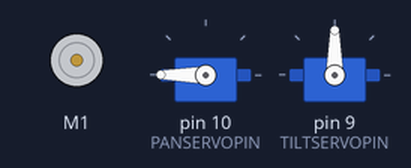
Bench run of a sketch on a simulated Arduino Mega 2560, built with avr-gcc and run on an emulated ATmega2560. Parts: DC motor (green arrow = forward, orange = backward, longer = faster), 2 × servo.

Above: at 0.05 s.
At 1.5 s:
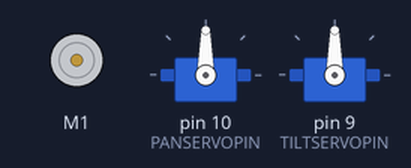
At 3.0 s:
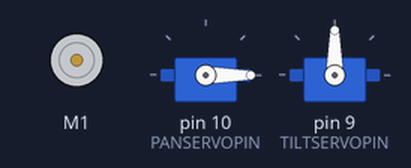
Timing chart, 0 to 6.9 s (numbered marks = the images above):
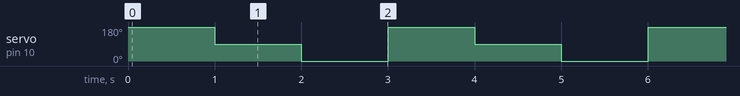

Measured:
- by itself, servo on pin 10 (PANSERVOPIN): repeats every 3.0 s: 0° 1.0 s, 180° 1.0 s, 90° 1.0 s

The sketch:

NewMotorShieldTest.ino
```cpp
/* B3_09_Servo_Sonic.ino

   Drive the TWO-WHEELED Bread Board Bot (BBbot, B^3)
   forward.   When within 10 inches of something, turn servos to find clearest path
   and then go that way.
   When a whisker bump sensor on either side hits something,
   back up and turn slightly away from that direction and resume
   forward path.

   Stop at a specified distance from an object directly ahead.

   Arduino: Arduino Mega 256 v3 Clone
   Motor Shield: Adafruit assembled Motor Shield for Arduino v2
   ---->  http://www.adafruit.com/products/1438

   Programmer: Dave Eslinger; June 13, 2015
   Revisions:   Added sonic sensors on servos, June 23, 2016.
*/
#include <Wire.h>
#include <Adafruit_MotorShield.h>
#include <math.h>
#include <breadboardbot.h>
#include <NewPing.h>
#include <Servo.h>

// Create the motor shield object with the default I2C address
Adafruit_MotorShield AFMS = Adafruit_MotorShield();

// Define Servos
Servo panServo;
Servo tiltServo;

/* Define Constants */


// Define 'ports' for motors.
const byte RIGHT_MOTOR_PORT = 1;
// Create pointers to motor control objects
Adafruit_DCMotor *motorRight = AFMS.getMotor(RIGHT_MOTOR_PORT);

/* Define servo pins */
const byte PANSERVOPIN = 10; // Servo 1 on AdaFruit Motor Shield
const byte TILTSERVOPIN = 9; // Servo 2

float pingDist; // define variable to use for distance measurements


void setup(void){
  AFMS.begin();  // create with the default frequency 1.6KHz
  // Turn off all motors to start, just a good habit
  motorRight->run(RELEASE);

  panServo.attach(PANSERVOPIN);
  tiltServo.attach(TILTSERVOPIN);
  panServo.write(90);
  tiltServo.write(90);

  Serial.begin(9600);  //Begin serial communcation

 }

void loop(){
     panServo.write(180);
     delay(1000);
     panServo.write(90);
     delay(1000);
     panServo.write(0);
      delay(1000);
     panServo.write(90);


}
```
